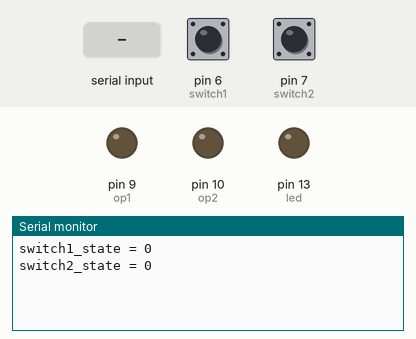
This sketch was run on a simulated Arduino Uno, built with avr-gcc and run on an emulated ATmega328P. Parts: output pins drawn as LEDs (lit = HIGH), the last lines printed to the serial monitor. Inputs (shaded band) come from the test bench; at power-on: pin 6 (switch1) LOW, pin 7 (switch2) LOW.

Above: at 1.2 s.
1.3 s: "close" received over Serial
At 3.1 s:
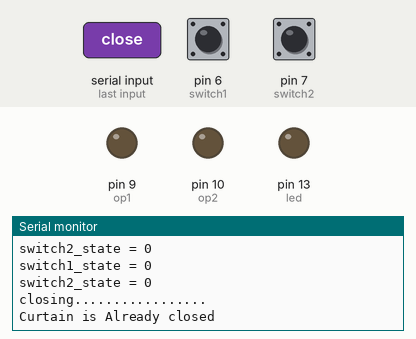
3.8 s: "open" received over Serial
At 5.6 s:
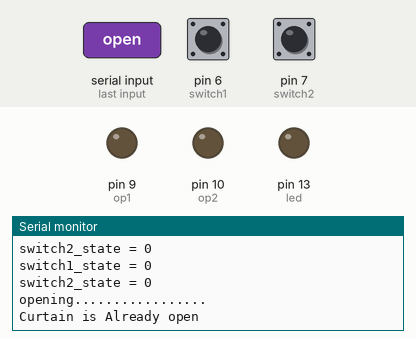

Measured:
- after the input at 1.3 s, the serial monitor: prints a new line after 1.0 s (image 1)
- after the input at 3.8 s, the serial monitor: prints a new line after 1.0 s (image 2)

The sketch:

command_control.ino
```cpp
const int switch1 = 6;
const int switch2 = 7;
const int led = 13;
#define op1 9  // motor 1 - pin 1
#define op2 10 // motor 1 - pin 2
String input;
void setup(){
  pinMode(switch1, INPUT);
  pinMode(switch2, INPUT);
  pinMode(led, OUTPUT);
  pinMode(op1, OUTPUT);
  pinMode(op2, OUTPUT);
  Serial.begin(9600);
}
void loop(){
 input = Serial.readString();
 int switch1_state = 0 ;
 int switch2_state = 0 ;
 switch1_state = digitalRead(switch1);
 switch2_state = digitalRead(switch2);
  Serial.print("switch1_state = ");
  Serial.println(switch1_state);
  Serial.print("switch2_state = ");
  Serial.println(switch2_state);
  //closing..................
if(input.indexOf("close")>=0){
  Serial.println("closing.................");
  if(switch1_state == HIGH && switch2_state == LOW){
      Serial.println("2");
      while(switch1_state == HIGH && switch2_state == LOW){
        Serial.println("3");
        digitalWrite(led, HIGH);
        digitalWrite(op1, HIGH);
        digitalWrite(op2, LOW);
       // b1_state = digitalRead(b1);
        switch2_state = digitalRead(switch2);
        if(switch2_state == HIGH){
         Serial.println("4");
         break;
        }
      }
    }
    else
      Serial.println("Curtain is Already closed");
  }
//opening...................
  if(input.indexOf("open")>=0){
    Serial.println("opening.................");
    if(switch1_state == LOW && switch2_state == HIGH){
      while(switch1_state == LOW && switch2_state == HIGH){
        //Serial.println("4");
        digitalWrite(led, HIGH);
        digitalWrite(op1, LOW);
        digitalWrite(op2, HIGH);
        switch1_state = digitalRead(switch1);
        //b2_state = digitalRead(b2);
        if(switch1_state == HIGH){
          Serial.println("5");
          break;
        }
      }
     }
     else
     Serial.println("Curtain is Already open");
  }
  digitalWrite(led, LOW);
  digitalWrite(op1, LOW);
  digitalWrite(op2, LOW);
}
```
